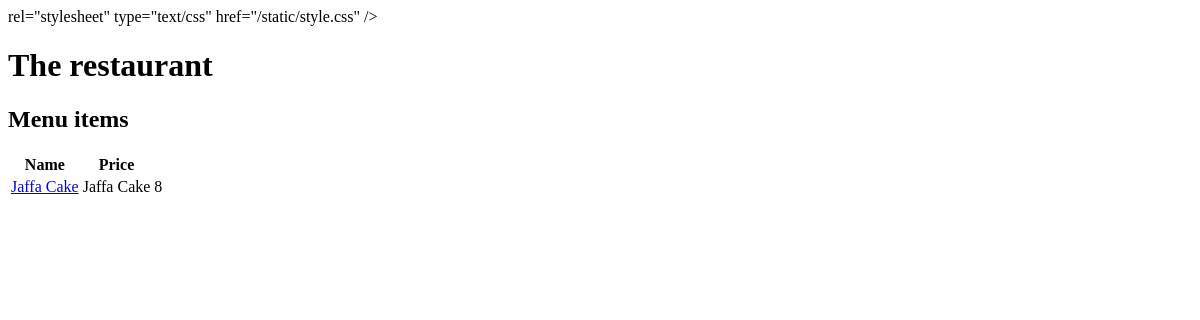
The app's page /menu_items/, older data.
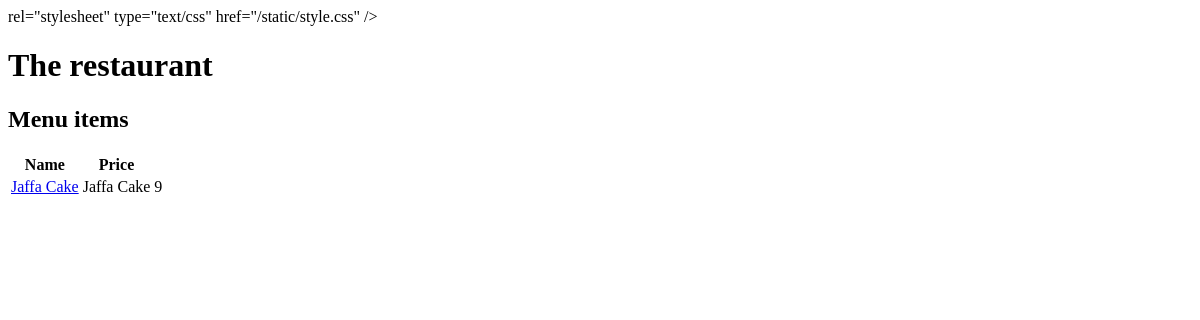
The same page, newer data.
### inventory/models.py (models this page shows, shortened)
class MenuItem(models.Model):
    title = models.CharField(unique=True,max_length=30)
    price = models.FloatField(default=0)

### inventory/views.py (the view)
# urls.py: path("menu_items/", views.MenuView.as_view(), name='menuitems'),
class MenuView(TemplateView):
    template_name = "menu_items.html"
    def get_context_data(self, **kwargs):
        context = super().get_context_data(**kwargs)
        context["menuitems"] = MenuItem.objects.all()
        return context

### inventory/templates/menu_items.html (shortened to what this page needs)
{% extends 'base.html' %} {% load static %} {% block title %}The restaurant{% endblock %}
{% block content %}
{% load mathfilters %}
<div>
    <h2>Menu items</h2>
    <table>
      <thead>
        <tr>
          <th>Name</th>
          <th>Price</th>
        </tr>
      </thead>
      <tbody>
        {% for menu in menuitems %}
        <tr>
          <td><a href="{% url "updatemenu" menu.id %}">{{ menu.title }}</a></td>
          <td>{{ menu.title }}</td>
          <td>{{ menu.price }}</td>
        {% endfor %}
      </tbody>
    </table>
  <br>
{% endblock %}

Row changes from the older to the newer data that the page shows:
changed MenuItem "Jaffa Cake": price "8" → "9"
